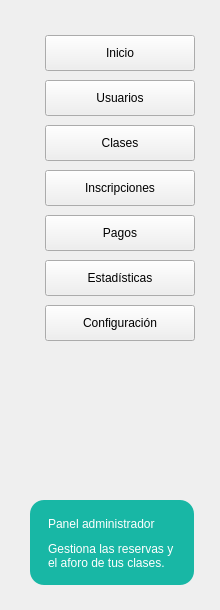
   <widget class="QFrame" name="frameMenu">
    <property name="geometry">
     <rect>
      <x>0</x>
      <y>90</y>
      <width>220</width>
      <height>610</height>
     </rect>
    </property>
    <widget class="QPushButton" name="btnInicio">
     <property name="geometry">
      <rect>
       <x>45</x>
       <y>35</y>
       <width>150</width>
       <height>36</height>
      </rect>
     </property>
     <property name="text">
      <string>Inicio</string>
     </property>
    </widget>
    <widget class="QPushButton" name="btnUsuarios">
     <property name="geometry">
      <rect>
       <x>45</x>
       <y>80</y>
       <width>150</width>
       <height>36</height>
      </rect>
     </property>
     <property name="text">
      <string>Usuarios</string>
     </property>
    </widget>
    <widget class="QPushButton" name="btnClases">
     <property name="geometry">
      <rect>
       <x>45</x>
       <y>125</y>
       <width>150</width>
       <height>36</height>
      </rect>
     </property>
     <property name="text">
      <string>Clases</string>
     </property>
    </widget>
    <widget class="QPushButton" name="btnInscripciones">
     <property name="geometry">
      <rect>
       <x>45</x>
       <y>170</y>
       <width>150</width>
       <height>36</height>
      </rect>
     </property>
     <property name="text">
      <string>Inscripciones</string>
     </property>
    </widget>
    <widget class="QPushButton" name="btnPagos">
     <property name="geometry">
      <rect>
       <x>45</x>
       <y>215</y>
       <width>150</width>
       <height>36</height>
      </rect>
     </property>
     <property name="text">
      <string>Pagos</string>
     </property>
    </widget>
    <widget class="QPushButton" name="btnEstadisticas">
     <property name="geometry">
      <rect>
       <x>45</x>
       <y>260</y>
       <width>150</width>
       <height>36</height>
      </rect>
     </property>
     <property name="text">
      <string>Estadísticas</string>
     </property>
    </widget>
    <widget class="QPushButton" name="btnConfiguracion">
     <property name="geometry">
      <rect>
       <x>45</x>
       <y>305</y>
       <width>150</width>
       <height>36</height>
      </rect>
     </property>
     <property name="text">
      <string>Configuración</string>
     </property>
    </widget>
    <widget class="QFrame" name="cardSigue">
     <property name="geometry">
      <rect>
       <x>30</x>
       <y>500</y>
       <width>164</width>
       <height>85</height>
      </rect>
     </property>
     <property name="styleSheet">
      <string notr="true">QFrame#cardSigue { background-color:#18B7A5; border-radius:14px; border:none; }</string>
     </property>
     <widget class="QLabel" name="lblSigue">
      <property name="geometry">
       <rect>
        <x>18</x>
        <y>12</y>
        <width>130</width>
        <height>24</height>
       </rect>
      </property>
      <property name="styleSheet">
       <string notr="true">color:white; font:bold 10pt &quot;Segoe UI&quot;;</string>
      </property>
      <property name="text">
       <string>Panel administrador</string>
      </property>
     </widget>
     <widget class="QLabel" name="lblSigueTexto">
      <property name="geometry">
       <rect>
        <x>18</x>
        <y>36</y>
        <width>130</width>
        <height>40</height>
       </rect>
      </property>
      <property name="styleSheet">
       <string notr="true">color:white; font:8pt &quot;Segoe UI&quot;;</string>
      </property>
      <property name="text">
       <string>Gestiona las reservas y el aforo de tus clases.</string>
      </property>
      <property name="wordWrap">
       <bool>true</bool>
      </property>
     </widget>
    </widget>
    <widget class="QLabel" name="icoInicio">
     <property name="geometry">
      <rect>
       <x>20</x>
       <y>40</y>
       <width>22</width>
       <height>22</height>
      </rect>
     </property>
     <property name="pixmap">
      <pixmap resource="../imagenes/recursos.qrc">:/newPrefix/casa_inicio.png</pixmap>
     </property>
     <property name="scaledContents">
      <bool>true</bool>
     </property>
    </widget>
    <widget class="QLabel" name="icoUsuarios">
     <property name="geometry">
      <rect>
       <x>20</x>
       <y>85</y>
       <width>22</width>
       <height>22</height>
      </rect>
     </property>
     <property name="pixmap">
      <pixmap resource="../imagenes/recursos.qrc">:/newPrefix/usuarios.png</pixmap>
     </property>
     <property name="scaledContents">
      <bool>true</bool>
     </property>
    </widget>
    <widget class="QLabel" name="icoClases">
     <property name="geometry">
      <rect>
       <x>20</x>
       <y>130</y>
       <width>22</width>
       <height>22</height>
      </rect>
     </property>
     <property name="pixmap">
      <pixmap resource="../imagenes/recursos.qrc">:/newPrefix/calendario.png</pixmap>
     </property>
     <property name="scaledContents">
      <bool>true</bool>
     </property>
    </widget>
    <widget class="QLabel" name="icoInscripciones">
     <property name="geometry">
      <rect>
       <x>10</x>
       <y>175</y>
       <width>22</width>
       <height>22</height>
      </rect>
     </property>
     <property name="pixmap">
      <pixmap resource="../imagenes/recursos.qrc">:/newPrefix/inscripcion.png</pixmap>
     </property>
     <property name="scaledContents">
      <bool>true</bool>
     </property>
    </widget>
    <widget class="QLabel" name="icoPagos">
     <property name="geometry">
      <rect>
       <x>20</x>
       <y>220</y>
       <width>22</width>
       <height>22</height>
      </rect>
     </property>
     <property name="pixmap">
      <pixmap resource="../imagenes/recursos.qrc">:/newPrefix/pagos.png</pixmap>
     </property>
     <property name="scaledContents">
      <bool>true</bool>
     </property>
    </widget>
    <widget class="QLabel" name="icoEst">
     <property name="geometry">
      <rect>
       <x>20</x>
       <y>265</y>
       <width>22</width>
       <height>22</height>
      </rect>
     </property>
     <property name="pixmap">
      <pixmap resource="../imagenes/recursos.qrc">:/newPrefix/grafico-de-barras.png</pixmap>
     </property>
     <property name="scaledContents">
      <bool>true</bool>
     </property>
    </widget>
    <widget class="QLabel" name="icoConfig">
     <property name="geometry">
      <rect>
       <x>20</x>
       <y>310</y>
       <width>22</width>
       <height>22</height>
      </rect>
     </property>
     <property name="styleSheet">
      <string notr="true">font:15pt &quot;Segoe UI Emoji&quot;;</string>
     </property>
     <property name="text">
      <string/>
     </property>
     <property name="pixmap">
      <pixmap resource="../imagenes/recursos.qrc">:/newPrefix/ajuste.png</pixmap>
     </property>
     <property name="scaledContents">
      <bool>true</bool>
     </property>
    </widget>
   </widget>
